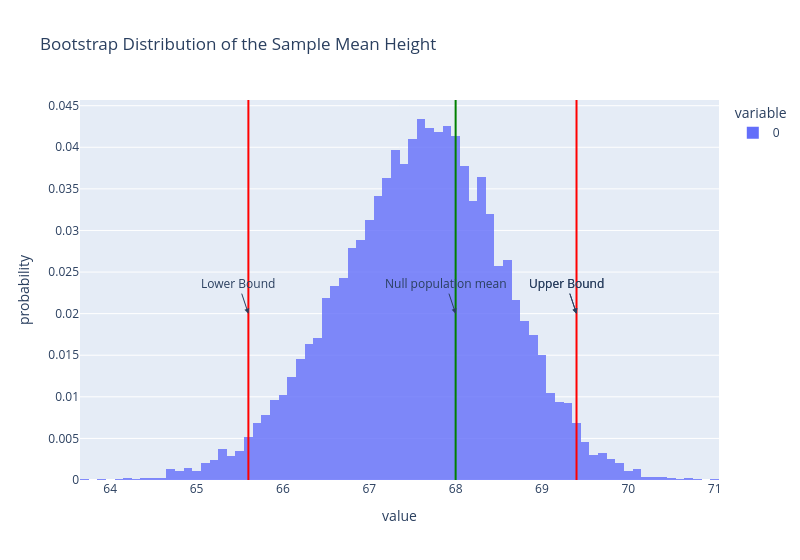

Notebook code for this chart:
### Markdown cell above
Given the values above, we could say **"We are 95\% confident that the true average height of UC Berkeley undergrads is between 65.6 inches and 69.4 inches."**

- What "confidence" really means: Across parallel universes, we think that 95\% of our synthetic sample estimates would fall between 65.6 inches and 69.4 inches.

This knowledge of uncertainty around our best guess can help us make better decisions than a single best guess alone.

### Bootstrap hypothesis testing

We can also use our confidence interval to perform **hypothesis testing**. 
For example, someone might claim that the true average height of UC Berkeley undergrads is 68 inches.
This person has proposed what is called a **null hypothesis.**

$$
\text{Null hypothesis }H_0: \mu = 68,
$$

In the definition above, $\mu$ is claimed the true average height of Berkeley undergrads. We can show this null population mean on our plot from above:

### Code cell
fig.add_vline(x=68, line_color='green')
fig.add_annotation(x=68, y=0.02, text="Null population mean", showarrow=True, arrowhead=2)
fig.add_annotation(x=ci_bounds[1], y=0.02, text="Upper Bound", showarrow=True, arrowhead=2)
fig.show()

### Figure 1 — Plotly figure (JSON) as saved in the notebook; plotly's stock layout.template omitted (floating-point values rounded to 4 significant figures; data arrays with more than 128 entries replaced by an {"elided": "..."} marker saying what was removed)
{"data": [{"bingroup": "x", "histnorm": "probability", "hovertemplate": "variable=0<br>value=%{x}<br>probability=%{y}<extra></extra>", "legendgroup": "0", "marker": {"color": "#636efa", "opacity": 0.8, "pattern": {"shape": ""}}, "name": "0", "orientation": "v", "showlegend": true, "type": "histogram", "x": {"elided": "10000 float values"}, "xaxis": "x", "yaxis": "y"}], "layout": {"annotations": [{"arrowhead": 2, "showarrow": true, "text": "Lower Bound", "x": 65.6, "y": 0.02}, {"arrowhead": 2, "showarrow": true, "text": "Upper Bound", "x": 69.4, "y": 0.02}, {"arrowhead": 2, "showarrow": true, "text": "Null population mean", "x": 68, "y": 0.02}, {"arrowhead": 2, "showarrow": true, "text": "Upper Bound", "x": 69.4, "y": 0.02}], "barmode": "overlay", "legend": {"title": {"text": "variable"}, "tracegroupgap": 0}, "shapes": [{"line": {"color": "red"}, "type": "line", "x0": 65.6, "x1": 65.6, "xref": "x", "y0": 0, "y1": 1, "yref": "y domain"}, {"line": {"color": "red"}, "type": "line", "x0": 69.4, "x1": 69.4, "xref": "x", "y0": 0, "y1": 1, "yref": "y domain"}, {"line": {"color": "green"}, "type": "line", "x0": 68, "x1": 68, "xref": "x", "y0": 0, "y1": 1, "yref": "y domain"}], "title": {"text": "Bootstrap Distribution of the Sample Mean Height"}, "width": 800, "xaxis": {"anchor": "y", "domain": [0, 1], "title": {"text": "value"}}, "yaxis": {"anchor": "x", "domain": [0, 1], "title": {"text": "probability"}}}}
